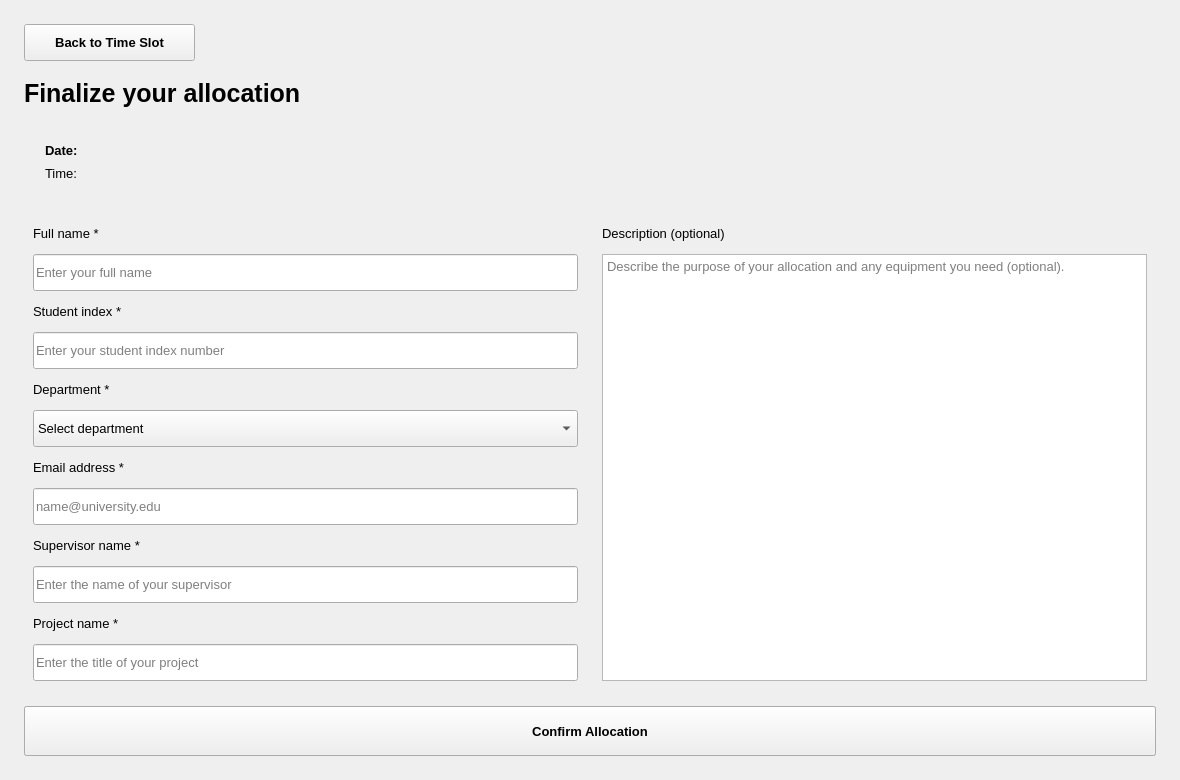
<?xml version="1.0" encoding="UTF-8"?>
<ui version="4.0">
 <!-- Student booking form එකයි; labels, input geometry සහ department list මෙහි වෙනස් කරන්න. -->
 <class>formWidget</class>
 <!-- formWidget: ඇතුළත controls තබන කොටස; name එක C++ code එකේද භාවිත විය හැක. -->
 <widget class="QWidget" name="formWidget">
  <!-- ස්ථානය x/y වලින්ද ප්‍රමාණය width/height වලින්ද වෙනස් කරන්න. -->
  <property name="geometry">
   <rect>
    <x>0</x>
    <y>0</y>
    <width>1180</width>
    <height>780</height>
   </rect>
  </property>
  <!-- මෙම control එකේ font නම, size සහ bold බව මෙහි වෙනස් කරන්න. -->
  <property name="font">
   <font>
    <family>Segoe UI</family>
    <pointsize>10</pointsize>
    <bold>false</bold>
   </font>
  </property>
  <!-- මෙම control එකේ පාට, border, padding සහ radius සඳහා CSS rules මෙහි ඇත. -->
  <property name="styleSheet">
   <string notr="true">QWidget { color:#17243B;   }QMainWindow, QStackedWidget, QWidget#welcomeWidget, QWidget#selectionWidget, QWidget#calanderWidget, QWidget#formWidget, QWidget#adminWidget { background:#F4F7FB; }QScrollArea { border:none; background:transparent; } QScrollArea &gt; QWidget &gt; QWidget { background:#F4F7FB; }QScrollArea#cardsScrollArea &gt; QWidget, QWidget#cardsScrollContents { background:transparent; }QLabel { background:transparent; }QLabel#welcomeTitle { color:#52647D;   }QLabel#syncLabTitle {   }QLabel#syncLabSubtitle {   }QLabel#welcomeDesc, QLabel#selectedDescLabel2, QLabel#adminWsDescLbl { color:#52647D;  }QLabel#selectTitleLabel, QLabel#selectedNameLabel2, QLabel#confirmTitleLbl, QLabel#adminWsTitleLbl {   }QLineEdit, QTextEdit, QComboBox { background:#FFFFFF; border:1px solid #D4DEEB; border-radius:7px; padding:8px; selection-background-color:#2563EB; selection-color:white; }QLineEdit:focus, QTextEdit:focus, QComboBox:focus { border:1px solid #2563EB; }QComboBox QAbstractItemView { background:#FFFFFF; color:#17243B; selection-background-color:#2563EB; selection-color:white; }QPushButton { background:#FFFFFF; color:#17243B; border:1px solid #D4DEEB; border-radius:8px; padding:9px 14px;  }QPushButton:hover, QPushButton:focus { background:#EAF2FF; border-color:#2563EB; }QPushButton:pressed { border:2px solid #2563EB; }QPushButton#allocateNowBtn, QPushButton#nextBtn, QPushButton#nextTo3Btn, QPushButton#submitBtn, QPushButton#updateBtn { background:#2563EB; color:white; border:1px solid #2563EB; }QPushButton#allocateNowBtn:hover, QPushButton#nextBtn:hover, QPushButton#nextTo3Btn:hover, QPushButton#submitBtn:hover, QPushButton#updateBtn:hover { background:#1D4ED8; }QPushButton#deleteBtn, QPushButton#adminDelBtn { color:#BE123C; }QPushButton[timeSlot=true] { padding:10px 8px; }QPushButton:checked { background:#2563EB; color:white; border-color:#2563EB; }QPushButton:disabled { background:#F4F7FB; color:#52647D; border:1px solid #D4DEEB; }QPushButton#allocateNowBtn:disabled, QPushButton#nextBtn:disabled, QPushButton#nextTo3Btn:disabled, QPushButton#submitBtn:disabled, QPushButton#updateBtn:disabled, QPushButton#deleteBtn:disabled, QPushButton#adminDelBtn:disabled { background:#F4F7FB; color:#52647D; border:1px solid #D4DEEB; }QFrame#summaryBox { background:#EAF2FF; border:1px solid #D4DEEB; border-radius:10px; }QLabel#summaryDateLbl { color:#2563EB;  }QTableWidget { background:#FFFFFF; alternate-background-color:#F4F7FB; border:1px solid #D4DEEB; gridline-color:#D4DEEB; selection-background-color:#EAF2FF; selection-color:#17243B; }QHeaderView::section { font-weight:600; background:#EAF2FF; color:#17243B; border:none; padding:10px;  }QTableWidget QLineEdit, QTableWidget QComboBox { padding:4px; border-radius:4px; }QCalendarWidget { background:#FFFFFF; border:1px solid #D4DEEB; border-radius:8px; }QCalendarWidget QWidget#qt_calendar_navigationbar { background:#2563EB; }QCalendarWidget QToolButton { font-weight:600; color:white; background:transparent; padding:6px;  }QCalendarWidget QMenu, QCalendarWidget QSpinBox { background:#FFFFFF; color:#17243B; }QCalendarWidget QAbstractItemView { background:#FFFFFF; color:#17243B; selection-background-color:#2563EB; selection-color:white; outline:0; }QToolTip { background:#FFFFFF; color:#17243B; border:1px solid #D4DEEB; padding:6px; }</string>
  </property>
  <!-- backTo2Btn: ක්ලික් කළ හැකි button එක; name එක C++ code එකේද භාවිත විය හැක. -->
  <widget class="QPushButton" name="backTo2Btn">
   <!-- ස්ථානය x/y වලින්ද ප්‍රමාණය width/height වලින්ද වෙනස් කරන්න. -->
   <property name="geometry">
    <rect>
     <x>24</x>
     <y>24</y>
     <width>171</width>
     <height>37</height>
    </rect>
   </property>
   <!-- මෙම control එකේ font නම, size සහ bold බව මෙහි වෙනස් කරන්න. -->
   <property name="font">
    <font>
     <family>Segoe UI</family>
     <pointsize>10</pointsize>
     <bold>true</bold>
    </font>
   </property>
   <property name="cursor">
    <cursorShape>PointingHandCursor</cursorShape>
   </property>
   <!-- පෙන්වන text එක මෙහි වෙනස් කරන්න; dynamic text C++ මගින් නැවත යෙදිය හැක. -->
   <property name="text">
    <string>Back to Time Slot</string>
   </property>
  </widget>
  <!-- confirmTitleLbl: text/image පෙන්වන label එක; name එක C++ code එකේද භාවිත විය හැක. -->
  <widget class="QLabel" name="confirmTitleLbl">
   <!-- ස්ථානය x/y වලින්ද ප්‍රමාණය width/height වලින්ද වෙනස් කරන්න. -->
   <property name="geometry">
    <rect>
     <x>24</x>
     <y>77</y>
     <width>1132</width>
     <height>33</height>
    </rect>
   </property>
   <!-- මෙම control එකේ font නම, size සහ bold බව මෙහි වෙනස් කරන්න. -->
   <property name="font">
    <font>
     <family>Segoe UI</family>
     <pointsize>19</pointsize>
     <bold>true</bold>
    </font>
   </property>
   <!-- පෙන්වන text එක මෙහි වෙනස් කරන්න; dynamic text C++ මගින් නැවත යෙදිය හැක. -->
   <property name="text">
    <string>Finalize your allocation</string>
   </property>
   <property name="textFormat">
    <enum>Qt::TextFormat::PlainText</enum>
   </property>
  </widget>
  <!-- summaryBox: card හෝ border සහිත කොටස; name එක C++ code එකේද භාවිත විය හැක. -->
  <widget class="QFrame" name="summaryBox">
   <!-- ස්ථානය x/y වලින්ද ප්‍රමාණය width/height වලින්ද වෙනස් කරන්න. -->
   <property name="geometry">
    <rect>
     <x>24</x>
     <y>126</y>
     <width>1132</width>
     <height>72</height>
    </rect>
   </property>
   <!-- මෙම control එකේ font නම, size සහ bold බව මෙහි වෙනස් කරන්න. -->
   <property name="font">
    <font>
     <family>Segoe UI</family>
     <pointsize>10</pointsize>
     <bold>false</bold>
    </font>
   </property>
   <!-- summaryDateLbl: text/image පෙන්වන label එක; name එක C++ code එකේද භාවිත විය හැක. -->
   <widget class="QLabel" name="summaryDateLbl">
    <!-- ස්ථානය x/y වලින්ද ප්‍රමාණය width/height වලින්ද වෙනස් කරන්න. -->
    <property name="geometry">
     <rect>
      <x>21</x>
      <y>16</y>
      <width>1090</width>
      <height>17</height>
     </rect>
    </property>
    <!-- මෙම control එකේ font නම, size සහ bold බව මෙහි වෙනස් කරන්න. -->
    <property name="font">
     <font>
      <family>Segoe UI</family>
      <pointsize>10</pointsize>
      <bold>true</bold>
     </font>
    </property>
    <!-- පෙන්වන text එක මෙහි වෙනස් කරන්න; dynamic text C++ මගින් නැවත යෙදිය හැක. -->
    <property name="text">
     <string>Date: </string>
    </property>
    <property name="textFormat">
     <enum>Qt::TextFormat::PlainText</enum>
    </property>
    <!-- true නම් ඉඩ මදි text එක ඊළඟ පේළියට යයි. -->
    <property name="wordWrap">
     <bool>true</bool>
    </property>
   </widget>
   <!-- summaryTimeLbl: text/image පෙන්වන label එක; name එක C++ code එකේද භාවිත විය හැක. -->
   <widget class="QLabel" name="summaryTimeLbl">
    <!-- ස්ථානය x/y වලින්ද ප්‍රමාණය width/height වලින්ද වෙනස් කරන්න. -->
    <property name="geometry">
     <rect>
      <x>21</x>
      <y>39</y>
      <width>1090</width>
      <height>17</height>
     </rect>
    </property>
    <!-- මෙම control එකේ font නම, size සහ bold බව මෙහි වෙනස් කරන්න. -->
    <property name="font">
     <font>
      <family>Segoe UI</family>
      <pointsize>10</pointsize>
      <bold>false</bold>
     </font>
    </property>
    <!-- පෙන්වන text එක මෙහි වෙනස් කරන්න; dynamic text C++ මගින් නැවත යෙදිය හැක. -->
    <property name="text">
     <string>Time: </string>
    </property>
    <property name="textFormat">
     <enum>Qt::TextFormat::PlainText</enum>
    </property>
    <!-- true නම් ඉඩ මදි text එක ඊළඟ පේළියට යයි. -->
    <property name="wordWrap">
     <bool>true</bool>
    </property>
   </widget>
  </widget>
  <!-- formScrollArea: ඉඩ මදි විට scroll කරන කොටස; name එක C++ code එකේද භාවිත විය හැක. -->
  <widget class="QScrollArea" name="formScrollArea">
   <!-- ස්ථානය x/y වලින්ද ප්‍රමාණය width/height වලින්ද වෙනස් කරන්න. -->
   <property name="geometry">
    <rect>
     <x>24</x>
     <y>214</y>
     <width>1132</width>
     <height>476</height>
    </rect>
   </property>
   <!-- මෙම control එකේ font නම, size සහ bold බව මෙහි වෙනස් කරන්න. -->
   <property name="font">
    <font>
     <family>Segoe UI</family>
     <pointsize>10</pointsize>
     <bold>false</bold>
    </font>
   </property>
   <property name="frameShape">
    <enum>QFrame::Shape::NoFrame</enum>
   </property>
   <property name="widgetResizable">
    <bool>false</bool>
   </property>
   <!-- formScrollContents: ඇතුළත controls තබන කොටස; name එක C++ code එකේද භාවිත විය හැක. -->
   <widget class="QWidget" name="formScrollContents">
    <!-- ස්ථානය x/y වලින්ද ප්‍රමාණය width/height වලින්ද වෙනස් කරන්න. -->
    <property name="geometry">
     <rect>
      <x>0</x>
      <y>0</y>
      <width>1132</width>
      <height>476</height>
     </rect>
    </property>
    <!-- Control එක මෙයට වඩා කුඩා කිරීමට ඉඩ නොදෙන ප්‍රමාණයයි. -->
    <property name="minimumSize">
     <size>
      <width>1132</width>
      <height>476</height>
     </size>
    </property>
    <!-- මෙම control එකේ font නම, size සහ bold බව මෙහි වෙනස් කරන්න. -->
    <property name="font">
     <font>
      <family>Segoe UI</family>
      <pointsize>10</pointsize>
      <bold>false</bold>
     </font>
    </property>
    <!-- label: text/image පෙන්වන label එක; name එක C++ code එකේද භාවිත විය හැක. -->
    <widget class="QLabel" name="label">
     <!-- ස්ථානය x/y වලින්ද ප්‍රමාණය width/height වලින්ද වෙනස් කරන්න. -->
     <property name="geometry">
      <rect>
       <x>9</x>
       <y>9</y>
       <width>545</width>
       <height>21</height>
      </rect>
     </property>
     <!-- මෙම control එකේ font නම, size සහ bold බව මෙහි වෙනස් කරන්න. -->
     <property name="font">
      <font>
       <family>Segoe UI</family>
       <pointsize>10</pointsize>
       <bold>false</bold>
      </font>
     </property>
     <!-- පෙන්වන text එක මෙහි වෙනස් කරන්න; dynamic text C++ මගින් නැවත යෙදිය හැක. -->
     <property name="text">
      <string>Full name *</string>
     </property>
     <property name="textFormat">
      <enum>Qt::TextFormat::PlainText</enum>
     </property>
     <property name="buddy">
      <cstring>nameInput</cstring>
     </property>
    </widget>
    <!-- nameInput: එක් පේළියක text input එක; name එක C++ code එකේද භාවිත විය හැක. -->
    <widget class="QLineEdit" name="nameInput">
     <!-- ස්ථානය x/y වලින්ද ප්‍රමාණය width/height වලින්ද වෙනස් කරන්න. -->
     <property name="geometry">
      <rect>
       <x>9</x>
       <y>40</y>
       <width>545</width>
       <height>37</height>
      </rect>
     </property>
     <!-- මෙම control එකේ font නම, size සහ bold බව මෙහි වෙනස් කරන්න. -->
     <property name="font">
      <font>
       <family>Segoe UI</family>
       <pointsize>10</pointsize>
       <bold>false</bold>
      </font>
     </property>
     <property name="maxLength">
      <number>254</number>
     </property>
     <!-- Input එක හිස් විට පෙන්වන උදව් text එක මෙහි වෙනස් කරන්න. -->
     <property name="placeholderText">
      <string>Enter your full name</string>
     </property>
     <property name="clearButtonEnabled">
      <bool>true</bool>
     </property>
    </widget>
    <!-- label_2: text/image පෙන්වන label එක; name එක C++ code එකේද භාවිත විය හැක. -->
    <widget class="QLabel" name="label_2">
     <!-- ස්ථානය x/y වලින්ද ප්‍රමාණය width/height වලින්ද වෙනස් කරන්න. -->
     <property name="geometry">
      <rect>
       <x>9</x>
       <y>87</y>
       <width>545</width>
       <height>21</height>
      </rect>
     </property>
     <!-- මෙම control එකේ font නම, size සහ bold බව මෙහි වෙනස් කරන්න. -->
     <property name="font">
      <font>
       <family>Segoe UI</family>
       <pointsize>10</pointsize>
       <bold>false</bold>
      </font>
     </property>
     <!-- පෙන්වන text එක මෙහි වෙනස් කරන්න; dynamic text C++ මගින් නැවත යෙදිය හැක. -->
     <property name="text">
      <string>Student index *</string>
     </property>
     <property name="textFormat">
      <enum>Qt::TextFormat::PlainText</enum>
     </property>
     <property name="buddy">
      <cstring>indexInput</cstring>
     </property>
    </widget>
    <!-- indexInput: එක් පේළියක text input එක; name එක C++ code එකේද භාවිත විය හැක. -->
    <widget class="QLineEdit" name="indexInput">
     <!-- ස්ථානය x/y වලින්ද ප්‍රමාණය width/height වලින්ද වෙනස් කරන්න. -->
     <property name="geometry">
      <rect>
       <x>9</x>
       <y>118</y>
       <width>545</width>
       <height>37</height>
      </rect>
     </property>
     <!-- මෙම control එකේ font නම, size සහ bold බව මෙහි වෙනස් කරන්න. -->
     <property name="font">
      <font>
       <family>Segoe UI</family>
       <pointsize>10</pointsize>
       <bold>false</bold>
      </font>
     </property>
     <property name="maxLength">
      <number>254</number>
     </property>
     <!-- Input එක හිස් විට පෙන්වන උදව් text එක මෙහි වෙනස් කරන්න. -->
     <property name="placeholderText">
      <string>Enter your student index number</string>
     </property>
     <property name="clearButtonEnabled">
      <bool>true</bool>
     </property>
    </widget>
    <!-- label_3: text/image පෙන්වන label එක; name එක C++ code එකේද භාවිත විය හැක. -->
    <widget class="QLabel" name="label_3">
     <!-- ස්ථානය x/y වලින්ද ප්‍රමාණය width/height වලින්ද වෙනස් කරන්න. -->
     <property name="geometry">
      <rect>
       <x>9</x>
       <y>165</y>
       <width>545</width>
       <height>21</height>
      </rect>
     </property>
     <!-- මෙම control එකේ font නම, size සහ bold බව මෙහි වෙනස් කරන්න. -->
     <property name="font">
      <font>
       <family>Segoe UI</family>
       <pointsize>10</pointsize>
       <bold>false</bold>
      </font>
     </property>
     <!-- පෙන්වන text එක මෙහි වෙනස් කරන්න; dynamic text C++ මගින් නැවත යෙදිය හැක. -->
     <property name="text">
      <string>Department *</string>
     </property>
     <property name="textFormat">
      <enum>Qt::TextFormat::PlainText</enum>
     </property>
     <property name="buddy">
      <cstring>deptInput</cstring>
     </property>
    </widget>
    <!-- deptInput: ලැයිස්තුවෙන් අගයක් තෝරන control එක; name එක C++ code එකේද භාවිත විය හැක. -->
    <widget class="QComboBox" name="deptInput">
     <!-- ස්ථානය x/y වලින්ද ප්‍රමාණය width/height වලින්ද වෙනස් කරන්න. -->
     <property name="geometry">
      <rect>
       <x>9</x>
       <y>196</y>
       <width>545</width>
       <height>37</height>
      </rect>
     </property>
     <!-- මෙම control එකේ font නම, size සහ bold බව මෙහි වෙනස් කරන්න. -->
     <property name="font">
      <font>
       <family>Segoe UI</family>
       <pointsize>10</pointsize>
       <bold>false</bold>
      </font>
     </property>
     <property name="currentIndex">
      <number>0</number>
     </property>
     <property name="sizeAdjustPolicy">
      <enum>QComboBox::SizeAdjustPolicy::AdjustToMinimumContentsLengthWithIcon</enum>
     </property>
     <property name="minimumContentsLength">
      <number>24</number>
     </property>
     <!-- Combo list එකේ එක් තේරීමක්; නම මෙහි වෙනස් කළ හැක. -->
     <item>
      <!-- පෙන්වන text එක මෙහි වෙනස් කරන්න; dynamic text C++ මගින් නැවත යෙදිය හැක. -->
      <property name="text">
       <string>Select department</string>
      </property>
     </item>
     <!-- Combo list එකේ එක් තේරීමක්; නම මෙහි වෙනස් කළ හැක. -->
     <item>
      <!-- පෙන්වන text එක මෙහි වෙනස් කරන්න; dynamic text C++ මගින් නැවත යෙදිය හැක. -->
      <property name="text">
       <string>Department of Construction Technology</string>
      </property>
     </item>
     <!-- Combo list එකේ එක් තේරීමක්; නම මෙහි වෙනස් කළ හැක. -->
     <item>
      <!-- පෙන්වන text එක මෙහි වෙනස් කරන්න; dynamic text C++ මගින් නැවත යෙදිය හැක. -->
      <property name="text">
       <string>Department of Electrotechnology</string>
      </property>
     </item>
     <!-- Combo list එකේ එක් තේරීමක්; නම මෙහි වෙනස් කළ හැක. -->
     <item>
      <!-- පෙන්වන text එක මෙහි වෙනස් කරන්න; dynamic text C++ මගින් නැවත යෙදිය හැක. -->
      <property name="text">
       <string>Department of Mechanical and Manufacturing Technology</string>
      </property>
     </item>
     <!-- Combo list එකේ එක් තේරීමක්; නම මෙහි වෙනස් කළ හැක. -->
     <item>
      <!-- පෙන්වන text එක මෙහි වෙනස් කරන්න; dynamic text C++ මගින් නැවත යෙදිය හැක. -->
      <property name="text">
       <string>Department of Nano Science Technology</string>
      </property>
     </item>
    </widget>
    <!-- label_email: text/image පෙන්වන label එක; name එක C++ code එකේද භාවිත විය හැක. -->
    <widget class="QLabel" name="label_email">
     <!-- ස්ථානය x/y වලින්ද ප්‍රමාණය width/height වලින්ද වෙනස් කරන්න. -->
     <property name="geometry">
      <rect>
       <x>9</x>
       <y>243</y>
       <width>545</width>
       <height>21</height>
      </rect>
     </property>
     <!-- මෙම control එකේ font නම, size සහ bold බව මෙහි වෙනස් කරන්න. -->
     <property name="font">
      <font>
       <family>Segoe UI</family>
       <pointsize>10</pointsize>
       <bold>false</bold>
      </font>
     </property>
     <!-- පෙන්වන text එක මෙහි වෙනස් කරන්න; dynamic text C++ මගින් නැවත යෙදිය හැක. -->
     <property name="text">
      <string>Email address *</string>
     </property>
     <property name="textFormat">
      <enum>Qt::TextFormat::PlainText</enum>
     </property>
     <property name="buddy">
      <cstring>emailInput</cstring>
     </property>
    </widget>
    <!-- emailInput: එක් පේළියක text input එක; name එක C++ code එකේද භාවිත විය හැක. -->
    <widget class="QLineEdit" name="emailInput">
     <!-- ස්ථානය x/y වලින්ද ප්‍රමාණය width/height වලින්ද වෙනස් කරන්න. -->
     <property name="geometry">
      <rect>
       <x>9</x>
       <y>274</y>
       <width>545</width>
       <height>37</height>
      </rect>
     </property>
     <!-- මෙම control එකේ font නම, size සහ bold බව මෙහි වෙනස් කරන්න. -->
     <property name="font">
      <font>
       <family>Segoe UI</family>
       <pointsize>10</pointsize>
       <bold>false</bold>
      </font>
     </property>
     <property name="maxLength">
      <number>254</number>
     </property>
     <!-- Input එක හිස් විට පෙන්වන උදව් text එක මෙහි වෙනස් කරන්න. -->
     <property name="placeholderText">
      <string>name@university.edu</string>
     </property>
     <property name="clearButtonEnabled">
      <bool>true</bool>
     </property>
    </widget>
    <!-- label_supervisor: text/image පෙන්වන label එක; name එක C++ code එකේද භාවිත විය හැක. -->
    <widget class="QLabel" name="label_supervisor">
     <!-- ස්ථානය x/y වලින්ද ප්‍රමාණය width/height වලින්ද වෙනස් කරන්න. -->
     <property name="geometry">
      <rect>
       <x>9</x>
       <y>321</y>
       <width>545</width>
       <height>21</height>
      </rect>
     </property>
     <!-- මෙම control එකේ font නම, size සහ bold බව මෙහි වෙනස් කරන්න. -->
     <property name="font">
      <font>
       <family>Segoe UI</family>
       <pointsize>10</pointsize>
       <bold>false</bold>
      </font>
     </property>
     <!-- පෙන්වන text එක මෙහි වෙනස් කරන්න; dynamic text C++ මගින් නැවත යෙදිය හැක. -->
     <property name="text">
      <string>Supervisor name *</string>
     </property>
     <property name="textFormat">
      <enum>Qt::TextFormat::PlainText</enum>
     </property>
     <property name="buddy">
      <cstring>supervisorInput</cstring>
     </property>
    </widget>
    <!-- supervisorInput: එක් පේළියක text input එක; name එක C++ code එකේද භාවිත විය හැක. -->
    <widget class="QLineEdit" name="supervisorInput">
     <!-- ස්ථානය x/y වලින්ද ප්‍රමාණය width/height වලින්ද වෙනස් කරන්න. -->
     <property name="geometry">
      <rect>
       <x>9</x>
       <y>352</y>
       <width>545</width>
       <height>37</height>
      </rect>
     </property>
     <!-- මෙම control එකේ font නම, size සහ bold බව මෙහි වෙනස් කරන්න. -->
     <property name="font">
      <font>
       <family>Segoe UI</family>
       <pointsize>10</pointsize>
       <bold>false</bold>
      </font>
     </property>
     <property name="maxLength">
      <number>254</number>
     </property>
     <!-- Input එක හිස් විට පෙන්වන උදව් text එක මෙහි වෙනස් කරන්න. -->
     <property name="placeholderText">
      <string>Enter the name of your supervisor</string>
     </property>
     <property name="clearButtonEnabled">
      <bool>true</bool>
     </property>
    </widget>
    <!-- label_project: text/image පෙන්වන label එක; name එක C++ code එකේද භාවිත විය හැක. -->
    <widget class="QLabel" name="label_project">
     <!-- ස්ථානය x/y වලින්ද ප්‍රමාණය width/height වලින්ද වෙනස් කරන්න. -->
     <property name="geometry">
      <rect>
       <x>9</x>
       <y>399</y>
       <width>545</width>
       <height>21</height>
      </rect>
     </property>
     <!-- මෙම control එකේ font නම, size සහ bold බව මෙහි වෙනස් කරන්න. -->
     <property name="font">
      <font>
       <family>Segoe UI</family>
       <pointsize>10</pointsize>
       <bold>false</bold>
      </font>
     </property>
     <!-- පෙන්වන text එක මෙහි වෙනස් කරන්න; dynamic text C++ මගින් නැවත යෙදිය හැක. -->
     <property name="text">
      <string>Project name *</string>
     </property>
     <property name="textFormat">
      <enum>Qt::TextFormat::PlainText</enum>
     </property>
     <property name="buddy">
      <cstring>projectInput</cstring>
     </property>
    </widget>
    <!-- projectInput: එක් පේළියක text input එක; name එක C++ code එකේද භාවිත විය හැක. -->
    <widget class="QLineEdit" name="projectInput">
     <!-- ස්ථානය x/y වලින්ද ප්‍රමාණය width/height වලින්ද වෙනස් කරන්න. -->
     <property name="geometry">
      <rect>
       <x>9</x>
       <y>430</y>
       <width>545</width>
       <height>37</height>
      </rect>
     </property>
     <!-- මෙම control එකේ font නම, size සහ bold බව මෙහි වෙනස් කරන්න. -->
     <property name="font">
      <font>
       <family>Segoe UI</family>
       <pointsize>10</pointsize>
       <bold>false</bold>
      </font>
     </property>
     <property name="maxLength">
      <number>254</number>
     </property>
     <!-- Input එක හිස් විට පෙන්වන උදව් text එක මෙහි වෙනස් කරන්න. -->
     <property name="placeholderText">
      <string>Enter the title of your project</string>
     </property>
     <property name="clearButtonEnabled">
      <bool>true</bool>
     </property>
    </widget>
    <!-- label_6: text/image පෙන්වන label එක; name එක C++ code එකේද භාවිත විය හැක. -->
    <widget class="QLabel" name="label_6">
     <!-- ස්ථානය x/y වලින්ද ප්‍රමාණය width/height වලින්ද වෙනස් කරන්න. -->
     <property name="geometry">
      <rect>
       <x>578</x>
       <y>9</y>
       <width>545</width>
       <height>21</height>
      </rect>
     </property>
     <!-- මෙම control එකේ font නම, size සහ bold බව මෙහි වෙනස් කරන්න. -->
     <property name="font">
      <font>
       <family>Segoe UI</family>
       <pointsize>10</pointsize>
       <bold>false</bold>
      </font>
     </property>
     <!-- පෙන්වන text එක මෙහි වෙනස් කරන්න; dynamic text C++ මගින් නැවත යෙදිය හැක. -->
     <property name="text">
      <string>Description (optional)</string>
     </property>
     <property name="textFormat">
      <enum>Qt::TextFormat::PlainText</enum>
     </property>
     <property name="buddy">
      <cstring>descriptionInput</cstring>
     </property>
    </widget>
    <!-- descriptionInput: පේළි කිහිපයක text input එක; name එක C++ code එකේද භාවිත විය හැක. -->
    <widget class="QTextEdit" name="descriptionInput">
     <!-- ස්ථානය x/y වලින්ද ප්‍රමාණය width/height වලින්ද වෙනස් කරන්න. -->
     <property name="geometry">
      <rect>
       <x>578</x>
       <y>40</y>
       <width>545</width>
       <height>427</height>
      </rect>
     </property>
     <!-- මෙම control එකේ font නම, size සහ bold බව මෙහි වෙනස් කරන්න. -->
     <property name="font">
      <font>
       <family>Segoe UI</family>
       <pointsize>10</pointsize>
       <bold>false</bold>
      </font>
     </property>
     <property name="tabChangesFocus">
      <bool>true</bool>
     </property>
     <property name="acceptRichText">
      <bool>false</bool>
     </property>
     <!-- Input එක හිස් විට පෙන්වන උදව් text එක මෙහි වෙනස් කරන්න. -->
     <property name="placeholderText">
      <string>Describe the purpose of your allocation and any equipment you need (optional).</string>
     </property>
    </widget>
   </widget>
  </widget>
  <!-- deleteBtn: ක්ලික් කළ හැකි button එක; name එක C++ code එකේද භාවිත විය හැක. -->
  <widget class="QPushButton" name="deleteBtn">
   <!-- ස්ථානය x/y වලින්ද ප්‍රමාණය width/height වලින්ද වෙනස් කරන්න. -->
   <property name="geometry">
    <rect>
     <x>24</x>
     <y>706</y>
     <width>558</width>
     <height>50</height>
    </rect>
   </property>
   <!-- මෙම control එකේ font නම, size සහ bold බව මෙහි වෙනස් කරන්න. -->
   <property name="font">
    <font>
     <family>Segoe UI</family>
     <pointsize>10</pointsize>
     <bold>true</bold>
    </font>
   </property>
   <property name="cursor">
    <cursorShape>PointingHandCursor</cursorShape>
   </property>
   <property name="visible">
    <bool>false</bool>
   </property>
   <!-- පෙන්වන text එක මෙහි වෙනස් කරන්න; dynamic text C++ මගින් නැවත යෙදිය හැක. -->
   <property name="text">
    <string>Delete Allocation</string>
   </property>
  </widget>
  <!-- updateBtn: ක්ලික් කළ හැකි button එක; name එක C++ code එකේද භාවිත විය හැක. -->
  <widget class="QPushButton" name="updateBtn">
   <!-- ස්ථානය x/y වලින්ද ප්‍රමාණය width/height වලින්ද වෙනස් කරන්න. -->
   <property name="geometry">
    <rect>
     <x>597</x>
     <y>706</y>
     <width>559</width>
     <height>50</height>
    </rect>
   </property>
   <!-- මෙම control එකේ font නම, size සහ bold බව මෙහි වෙනස් කරන්න. -->
   <property name="font">
    <font>
     <family>Segoe UI</family>
     <pointsize>10</pointsize>
     <bold>true</bold>
    </font>
   </property>
   <property name="cursor">
    <cursorShape>PointingHandCursor</cursorShape>
   </property>
   <property name="visible">
    <bool>false</bool>
   </property>
   <!-- පෙන්වන text එක මෙහි වෙනස් කරන්න; dynamic text C++ මගින් නැවත යෙදිය හැක. -->
   <property name="text">
    <string>Update Allocation</string>
   </property>
  </widget>
  <!-- submitBtn: ක්ලික් කළ හැකි button එක; name එක C++ code එකේද භාවිත විය හැක. -->
  <widget class="QPushButton" name="submitBtn">
   <!-- ස්ථානය x/y වලින්ද ප්‍රමාණය width/height වලින්ද වෙනස් කරන්න. -->
   <property name="geometry">
    <rect>
     <x>24</x>
     <y>706</y>
     <width>1132</width>
     <height>50</height>
    </rect>
   </property>
   <!-- මෙම control එකේ font නම, size සහ bold බව මෙහි වෙනස් කරන්න. -->
   <property name="font">
    <font>
     <family>Segoe UI</family>
     <pointsize>10</pointsize>
     <bold>true</bold>
    </font>
   </property>
   <property name="cursor">
    <cursorShape>PointingHandCursor</cursorShape>
   </property>
   <!-- පෙන්වන text එක මෙහි වෙනස් කරන්න; dynamic text C++ මගින් නැවත යෙදිය හැක. -->
   <property name="text">
    <string>Confirm Allocation</string>
   </property>
  </widget>
 </widget>
 <!-- Tab key මගින් controls අතර යන අනුපිළිවෙළ මෙහි ඇත. -->
 <tabstops>
  <tabstop>backTo2Btn</tabstop>
  <tabstop>nameInput</tabstop>
  <tabstop>indexInput</tabstop>
  <tabstop>deptInput</tabstop>
  <tabstop>emailInput</tabstop>
  <tabstop>supervisorInput</tabstop>
  <tabstop>projectInput</tabstop>
  <tabstop>descriptionInput</tabstop>
  <tabstop>submitBtn</tabstop>
  <tabstop>updateBtn</tabstop>
  <tabstop>deleteBtn</tabstop>
 </tabstops>
 <resources/>
 <connections/>
</ui>
